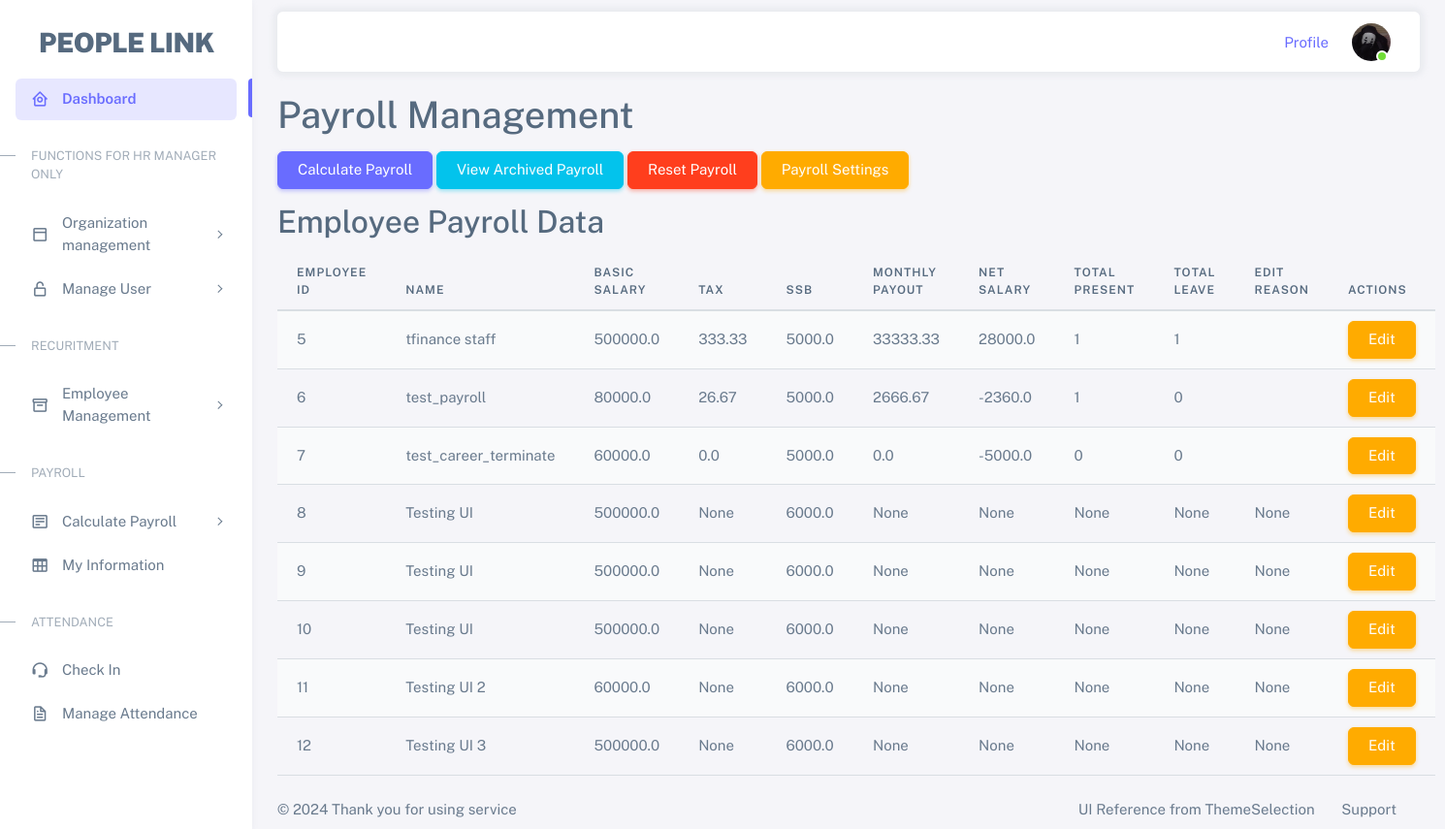
Page /payroll_landing (signed in) on the earlier database version.
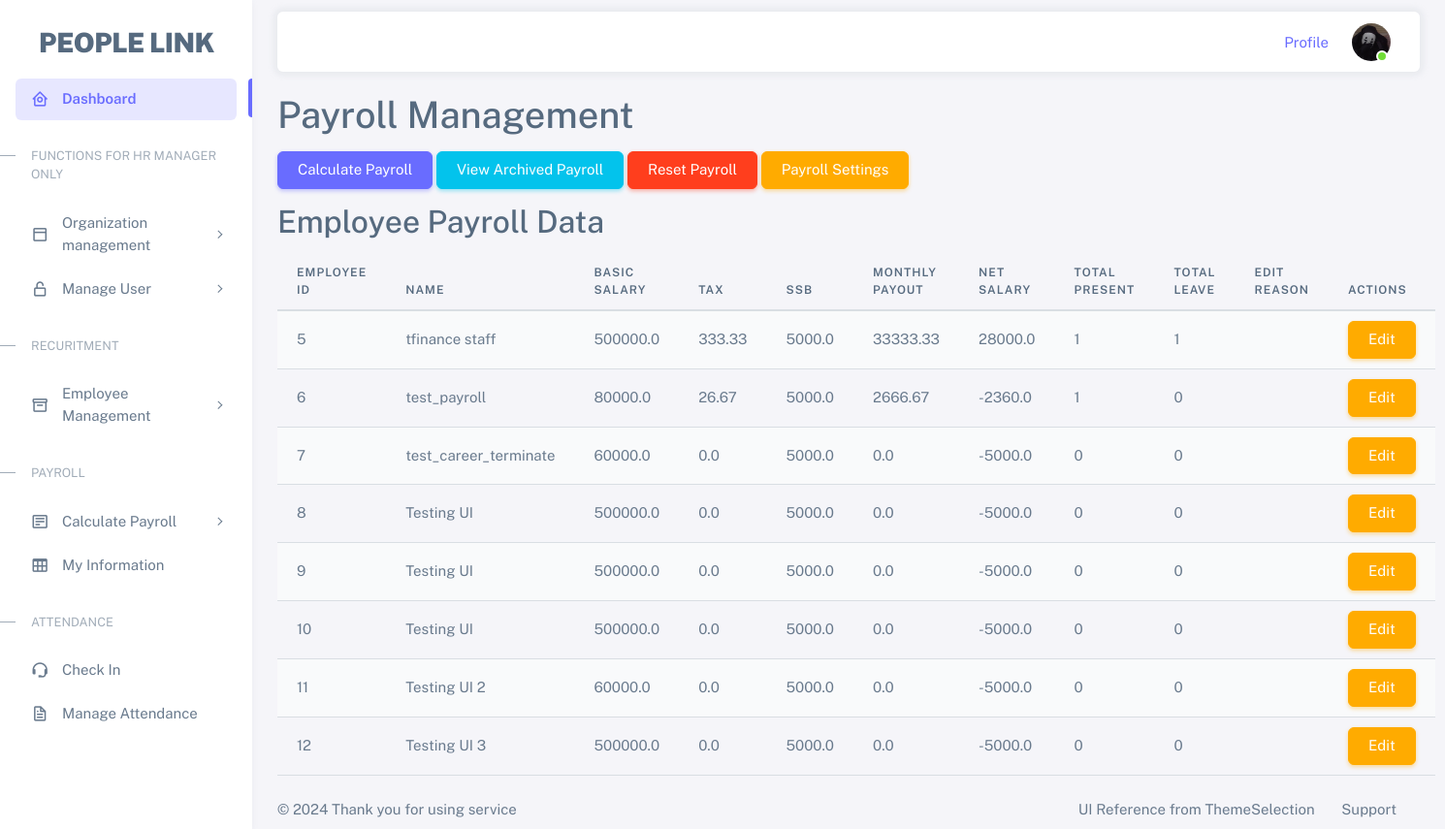
Same page on the later database version.
### tables this page shows
CREATE TABLE payroll (
        payroll_id INTEGER PRIMARY KEY AUTOINCREMENT,
        emp_id INTEGER NOT NULL,
        basic_salary REAL,
        tax REAL,
        ssb REAL DEFAULT 6000,
        total_present INTEGER,
        total_leave INTEGER,
        monthly_payout REAL,
        net_salary REAL,
        month TEXT NOT NULL,
        year TEXT NOT NULL, edit_reason TEXT,
        FOREIGN KEY (emp_id) REFERENCES employee (emp_id)
    );

CREATE TABLE employee (
        emp_id INTEGER PRIMARY KEY AUTOINCREMENT,
        emp_name TEXT NOT NULL,
        department TEXT NOT NULL,
        job_status TEXT NOT NULL,
        gender TEXT NOT NULL,
        termination_date DATE,
        employee_status TEXT NOT NULL,
        join_date DATE NOT NULL,
        pos_id INTEGER NOT NULL,
        FOREIGN KEY (pos_id) REFERENCES position (pos_id)
    );

### app.py (the view)
@app.route('/payroll_landing', methods=['GET'])
def payroll_landing():
    if 'role' not in session or session['role'] not in ['manager', 'payroll_admin', 'staff', 'recruit_admin']:
        return 'Access denied', 403
    conn = get_db()
    cursor = conn.cursor()
    if session['role'] in ['staff', 'recruit_admin']:
        emp_id = session.get('emp_id')  # Ensure emp_id is set in the session
        cursor.execute('''
            SELECT p.emp_id, e.emp_name AS name, p.basic_salary, p.tax, p.ssb, p.monthly_payout,
                   p.net_salary, p.total_present, p.total_leave, p.edit_reason
            FROM payroll p
            JOIN employee e ON p.emp_id = e.emp_id
            WHERE p.emp_id = ?
        ''', (emp_id,))
    else:
        cursor.execute('''
            SELECT e.emp_id, e.emp_name AS name, p.basic_salary, p.tax, p.ssb, p.monthly_payout,
                   p.net_salary, p.total_present, p.total_leave, p.edit_reason
            FROM payroll p
            JOIN employee e ON p.emp_id = e.emp_id
        ''')
    payroll_data = cursor.fetchall()
    conn.close()
    return render_template('payroll_landing.html', payroll_data=payroll_data)

### app.py (called while the page is built)
def get_db():
    conn = sqlite3.connect('hrm.db')
    conn.row_factory = sqlite3.Row
    return conn

### templates/payroll_landing.html (shortened to what this page needs)
{% extends "base.html" %}
{% block content %}
    <div class="container mt-4">
        <h1>Payroll Management</h1>
        <div class="mb-3">
            {% if session['role'] in ['manager', 'payroll_admin'] %}
                <form action="{{ url_for('calculate_payroll') }}" method="post" style="display:inline;">
                    <button type="submit" class="btn btn-primary">Calculate Payroll</button>
                </form>
                <a class="btn btn-info" href="{{ url_for('view_archived_payroll') }}">View Archived Payroll</a>
                <form action="{{ url_for('reset_payroll') }}" method="post" style="display:inline;">
                    <button type="submit" class="btn btn-danger">Reset Payroll</button>
                </form>
                {% if session['role'] == 'manager' %}
                    <a class="btn btn-warning" href="{{ url_for('payroll_settings') }}">Payroll Settings</a>
                {% endif %}
            {% elif session['role'] in ['staff', 'recruit_admin'] %}
                <a class="btn btn-secondary" href="{{ url_for('my_payroll') }}">View My Payroll</a>
            {% endif %}
        </div>
        {% if session['role'] in ['manager', 'payroll_admin'] %}
        <h2>Employee Payroll Data</h2>
        <table class="table table-striped">
            <thead>
                <tr>
                    <th>Employee ID</th>
                    <th>Name</th>
                    <th>Basic Salary</th>
                    <th>Tax</th>
                    <th>SSB</th>
                    <th>Monthly Payout</th>
                    <th>Net Salary</th>
                    <th>Total Present</th>
                    <th>Total Leave</th>
                    <th>Edit Reason</th>
                    {% if session['role'] in ['manager', 'payroll_admin'] %}
                    <th>Actions</th>
                    {% endif %}
                </tr>
            </thead>
            <tbody>
                {% for record in payroll_data %}
                <tr>
                    <td>{{ record.emp_id }}</td>
                    <td>{{ record.name }}</td>
                    <td>{{ record.basic_salary | default(0) }}</td>
                    <td>{{ record.tax | default(0) }}</td>
                    <td>{{ record.ssb | default(0) }}</td>
                    <td>{{ record.monthly_payout | default(0) }}</td>
                    <td>{{ record.net_salary | default(0) }}</td>
                    <td>{{ record.total_present }}</td>
                    <td>{{ record.total_leave }}</td>
                    <td>{{ record.edit_reason }}</td>
                    {% if session['role'] in ['manager', 'payroll_admin'] %}
                    <td>
                        <a href="{{ url_for('edit_payroll', emp_id=record.emp_id) }}" class="btn btn-warning">Edit</a>
                    </td>
                    {% endif %}
                </tr>
                {% endfor %}
                        </table>
        {% endif %}
    </div>
    {% endblock %}

### templates/base.html (shortened to what this page needs)
<!DOCTYPE html>
<html
  lang="en"
  class="light-style layout-menu-fixed"
  dir="ltr"
  data-theme="theme-default"
  data-template="vertical-menu-template-free"
>
  <head>
    <link rel="stylesheet" href="{{ url_for('static', filename='assets/vendor/fonts/boxicons.css') }}" />
    <link rel="stylesheet" href="{{ url_for('static', filename='assets/vendor/css/core.css') }}" class="template-customizer-core-css" />
    <link rel="stylesheet" href="{{ url_for('static', filename='assets/vendor/css/theme-default.css') }}" class="template-customizer-theme-css" />
    <link rel="stylesheet" href="{{ url_for('static', filename='assets/css/demo.css') }}" />
    <link rel="stylesheet" href="{{ url_for('static', filename='fonts/boxicons.css') }}" />
    <link rel="stylesheet" href="{{ url_for('static', filename='assets/vendor/libs/apex-charts/apex-charts.css') }}" />
  </head>
  <body>
    <div class="layout-wrapper layout-content-navbar">
      <div class="layout-container">
        <aside id="layout-menu" class="layout-menu menu-vertical menu bg-menu-theme">
          <div class="app-brand demo">
            <a href="{{ url_for('index') }}" class="app-brand-link">
              <span class="app-brand-text demo menu-text fw-bolder ms-2">People Link</span>
            </a>
          </div>
          <ul class="menu-inner py-1">
            <li class="menu-item active">
              <a href="{{ url_for('index') }}" class="menu-link">
                <i class="menu-icon tf-icons bx bx-home-circle"></i>
                <div data-i18n="Analytics">Dashboard</div>
              </a>
            </li>
            <li class="menu-header small text-uppercase">
              <span class="menu-header-text">Functions for HR Manager only</span>
            </li>
            <li class="menu-item">
              <a href="{{ url_for('organization') }}" class="menu-link menu-toggle">
                <i class="menu-icon tf-icons bx bx-dock-top"></i>
                <div data-i18n="Organization management">Organization management</div>
              </a>
            </li>
            <li class="menu-item">
              <a href="{{ url_for('check_employee_accounts') }}" class="menu-link menu-toggle">
                <i class="menu-icon tf-icons bx bx-lock-open-alt"></i>
                <div data-i18n="Employee Management">Manage User</div>
              </a>
            </li>
            <li class="menu-header small text-uppercase"><span class="menu-header-text">Recuritment</span></li>
            <li class="menu-item">
              <a href="javascript:void(0)" class="menu-link menu-toggle">
                <i class="menu-icon tf-icons bx bx-box"></i>
                <div data-i18n="User interface">Employee Management</div>
              </a>
            </li>
            <li class="menu-header small text-uppercase"><span class="menu-header-text">Payroll</span></li>
            <li class="menu-item">
              <a href="javascript:void(0);" class="menu-link menu-toggle">
                <i class="menu-icon tf-icons bx bx-detail"></i>
                <div data-i18n="Form Elements">Calculate Payroll</div>
              </a>
            </li>
            <li class="menu-item">
              <a href="tables-basic.html" class="menu-link">
                <i class="menu-icon tf-icons bx bx-table"></i>
                <div data-i18n="Tables">My Information</div>
              </a>
            </li>
            <li class="menu-header small text-uppercase"><span class="menu-header-text">Attendance</span></li>
            <li class="menu-item">
              <a
                href="{{ url_for('check_in') }}"
                target="_blank"
                class="menu-link"
              >
                <i class="menu-icon tf-icons bx bx-support"></i>
                <div data-i18n="Support">Check In</div>
              </a>
            </li>
            <li class="menu-item">
              <a
                href="{{ url_for('view_attendance') }}"
                class="menu-link"
              >
                <i class="menu-icon tf-icons bx bx-file"></i>
                <div data-i18n="Documentation">Manage Attendance</div>
              </a>
            </li>
          </ul>
        </aside>
        <div class="layout-page">
          <nav
            class="layout-navbar container-xxl navbar navbar-expand-xl navbar-detached align-items-center bg-navbar-theme"
            id="layout-navbar"
          >
            <div class="navbar-nav-right d-flex align-items-center" id="navbar-collapse">
              <ul class="navbar-nav flex-row align-items-center ms-auto">
                <li class="nav-item lh-1 me-3">
                  <a
                    class="github-button"
                    href="https://github.com/themeselection/sneat-html-admin-template-free"
                    data-icon="octicon-star"
                    data-size="large"
                    data-show-count="true"
                    aria-label="Star themeselection/sneat-html-admin-template-free on GitHub"
                    >Profile</a
                  >
                </li>
                <li class="nav-item navbar-dropdown dropdown-user dropdown">
                  <a class="nav-link dropdown-toggle hide-arrow" href="javascript:void(0);" data-bs-toggle="dropdown">
                    <div class="avatar avatar-online">
                      <img src="{{ url_for('static', filename='assets/img/avatars/1.jpg') }}" alt class="w-px-40 h-auto rounded-circle" />
                    </div>
                  </a>
                </li>
              </ul>
            </div>
          </nav>
          {% block content %}{% endblock %}
            <footer class="content-footer footer bg-footer-theme">
              <div class="container-xxl d-flex flex-wrap justify-content-between py-2 flex-md-row flex-column">
                <div class="mb-2 mb-md-0">
                  ©
                  Thank you for using service
                </div>
                <div>
                  <a href="https://themeselection.com/license/" class="footer-link me-4" target="_blank">UI Reference from ThemeSelection</a>
                  <a
                    href="https://github.com/themeselection/sneat-html-admin-template-free/issues"
                    target="_blank"
                    class="footer-link me-4"
                    >Support</a
                  >
                </div>
              </div>
            </footer>
          </div>
        </div>
      </div>
  </body>
</html>

### static/assets/css/demo.css (style rules this page uses)
.menu .app-brand.demo { height: 64px; margin-top: 12px; }
.app-brand-text.demo { font-size: 1.75rem; letter-spacing: -0.5px; text-transform: uppercase; }

Differences in the rows shown:
changed payroll (number 4 of 8 on the later page): tax "None" → "0.0"; ssb "6000.0" → "5000.0"; monthly_payout "None" → "0.0"; net_salary "None" → "-5000.0"; total_present "None" → "0"; total_leave "None" → "0"; edit_reason "None" → (not shown)
changed payroll (number 5 of 8 on the later page): tax "None" → "0.0"; ssb "6000.0" → "5000.0"; monthly_payout "None" → "0.0"; net_salary "None" → "-5000.0"; total_present "None" → "0"; total_leave "None" → "0"; edit_reason "None" → (not shown)
changed payroll (number 6 of 8 on the later page): tax "None" → "0.0"; ssb "6000.0" → "5000.0"; monthly_payout "None" → "0.0"; net_salary "None" → "-5000.0"; total_present "None" → "0"; total_leave "None" → "0"; edit_reason "None" → (not shown)
changed payroll "Testing UI 2": tax "None" → "0.0"; ssb "6000.0" → "5000.0"; monthly_payout "None" → "0.0"; net_salary "None" → "-5000.0"; total_present "None" → "0"; total_leave "None" → "0"; edit_reason "None" → (not shown)
changed payroll "Testing UI 3": tax "None" → "0.0"; ssb "6000.0" → "5000.0"; monthly_payout "None" → "0.0"; net_salary "None" → "-5000.0"; total_present "None" → "0"; total_leave "None" → "0"; edit_reason "None" → (not shown)
